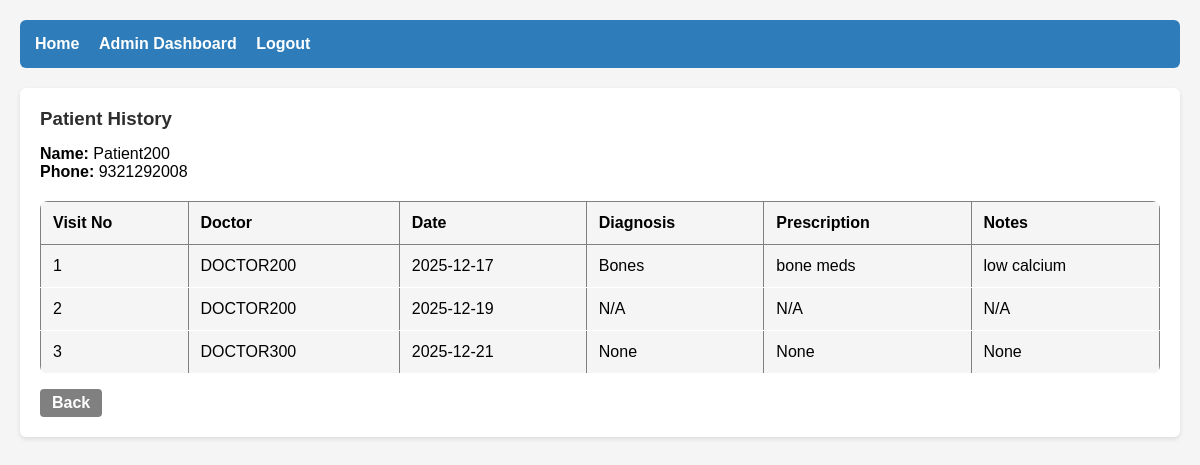
The app's page /admin/patient/1/history (signed in) with its own data.
### app.py (models this page shows, shortened)
class User(db.Model):
    __tablename__ = 'users'
    id = db.Column(db.Integer,primary_key=True)
    name=db.Column(db.String(120), nullable=False)
    email=db.Column(db.String(120),unique=True, nullable=False)
    passwordwithhash=db.Column(db.String(255), nullable=False)
    role=db.Column(db.String(30), nullable=False)
    active=db.Column(db.Boolean, nullable=True,default=True)
    doctor=db.relationship('Doctor', backref='user',uselist=False)#user->doctor one to one relationship single object
    patient=db.relationship('Patient', backref='user',uselist=False)#user->Patient again a one to one a user can be a doctor or a patient
    @property
    def is_authenticated(self):
        return True

class Patient(db.Model):#This is the Patient Model it is in a one to one relationship with the user
    __tablename__ = 'patients'
    id = db.Column(db.Integer, primary_key=True)
    user_id = db.Column(db.Integer, db.ForeignKey('users.id'), nullable=False)
    age = db.Column(db.Integer)
    gender = db.Column(db.String(10))
    phone = db.Column(db.String(20))
    address = db.Column(db.String(255))
    appointments = db.relationship('Appointment', backref='patient', lazy=True)

class Appointment(db.Model):#This model connects Patient and doctor its stores the date time status and has a one to one relationship with Treatment
    __tablename__ = 'appointments'
    id = db.Column(db.Integer, primary_key=True)
    patient_id = db.Column(db.Integer, db.ForeignKey('patients.id'), nullable=False)
    doctor_id = db.Column(db.Integer, db.ForeignKey('doctors.id'), nullable=False)
    date = db.Column(db.Date, nullable=False)
    time = db.Column(db.Time, nullable=False)
    status = db.Column(db.String(20), default='Booked')
    treatment = db.relationship('Treatment', backref='appointment', uselist=False)

class Treatment(db.Model):
    __tablename__='treatments'
    id = db.Column(db.Integer, primary_key=True)
    appointment_id = db.Column(db.Integer, db.ForeignKey('appointments.id'), nullable=False)
    diagnosis = db.Column(db.Text)
    prescription = db.Column(db.Text)
    notes = db.Column(db.Text)

### app.py (the view)
        @login_required
        def wrapper(*args, **kwargs):
            if current_user.role != role:
                abort(403)
            if not current_user.active:
                flash("Your account is deactivated/blacklisted.", "danger")#Ensures that user is logged in has the correct role and is active
                return redirect(url_for('login'))
            return fn(*args, **kwargs)

### app.py (called while the page is built)
@login_manager.user_loader
def load_user(user_id):
    return User.query.get(int(user_id))

def role_required(role):
    def decorator(fn):
        @login_required
        def wrapper(*args, **kwargs):
            if current_user.role != role:
                abort(403)
            if not current_user.active:
                flash("Your account is deactivated/blacklisted.", "danger")#Ensures that user is logged in has the correct role and is active
                return redirect(url_for('login'))
            return fn(*args, **kwargs)
        wrapper.__name__ = fn.__name__
        return wrapper
    return decorator

@app.route('/admin/patient/<int:patient_id>/history')
@role_required('admin')
def admin_patient_history(patient_id):
    pt = Patient.query.get_or_404(patient_id)
    appts = Appointment.query.filter_by(patient_id=pt.id).order_by(Appointment.date).all()
    return render_template(
        "admin/patient_history.html",
        pt=pt,
        appts=appts
    )

### templates/admin/patient_history.html
{% extends "base.html" %}
{% block content %}
<h3>Patient History</h3>
<p><strong>Name:</strong> {{ pt.user.name }}</p>
<p><strong>Phone:</strong> {{ pt.phone }}</p>
<table class="table table-bordered">
    <thead class="table-light">
        <tr>
            <th>Visit No</th>
            <th>Doctor</th>
            <th>Date</th>
            <th>Diagnosis</th>
            <th>Prescription</th>
            <th>Notes</th>
        </tr>
    </thead>
    <tbody>
        {% for a in appts %}
        <tr>
            <td>{{ loop.index }}</td>
            <td>{{ a.doctor.user.name }}</td>
            <td>{{ a.date }}</td>
            <td>{{ a.treatment.diagnosis if a.treatment else 'N/A' }}</td>
            <td>{{ a.treatment.prescription if a.treatment else 'N/A' }}</td>
            <td>{{ a.treatment.notes if a.treatment else 'N/A' }}</td>
        </tr>
        {% endfor %}
    </tbody>
</table>
<a href="{{ url_for('admin_dashboard') }}" class="btn btn-secondary">Back</a>
{% endblock %}

### static/styles.css (style rules this page uses)
* { margin: 0; padding: 0; box-sizing: border-box; font-family: Arial, sans-serif; }
body { background: #f5f5f5; padding: 20px; }
h1, h2, h3 { margin-bottom: 15px; color: #2e2e2e; }
button, .btn { background: #2e7dba; color: white; padding: 10px 15px; border: none; margin-top: 15px; border-radius: 4px; cursor: pointer; }
table { width: 100%; border-collapse: collapse; margin-top: 15px; }
table th, table td { border: 1px solid grey; padding: 10px; }
table th { background: white; }
.btn { display: inline-block; padding: 8px 16px; background-color: blue; color: white !important; border-radius: 5px; text-decoration: none; font-weight: bold; text-align: center; }
.table { width: 100%; border-collapse: collapse; margin-top: 20px; background: whitesmoke; border-radius: 8px; overflow: hidden; }
.table th { background: whitesmoke; padding: 12px; text-align: left; }
.table td { padding: 12px; border-bottom: 1px solid white; }
.btn { padding: 5px 12px; border-radius: 4px; color: white; text-decoration: none; }
.btn-secondary { background-color: grey; }

### records on screen
User: user.name "Patient200"
Patient: phone "9321292008"
Appointment: doctor.user.name "DOCTOR200", date "2025-12-17", treatment "Bones", treatment "bone meds", treatment "low calcium"
Appointment: doctor.user.name "DOCTOR200", date "2025-12-19", treatment "N/A"
Appointment: doctor.user.name "DOCTOR300", date "2025-12-21", treatment "None"
